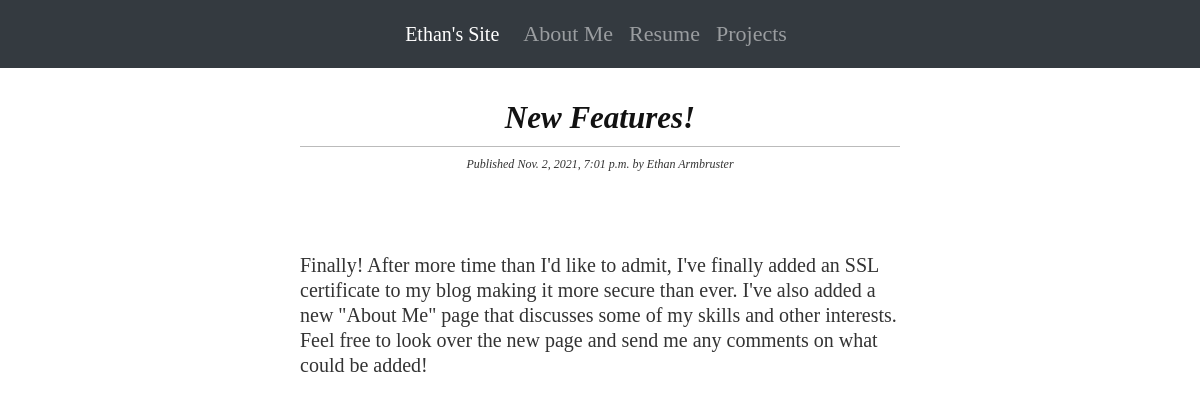
/2021/11/2/new_feat_11_2_2021, run on the app's committed database.
### functionality/models.py (models this page shows, shortened)
class Post(models.Model):
    STATUS_CHOICES = (
        ('draft', 'Draft'), ('published', 'Published'),
    )
    title = models.CharField(max_length=500)
    slug = models.SlugField(max_length=500, unique_for_date='publish')
    author = models.ForeignKey(User, on_delete=models.CASCADE, related_name='blog_posts')
    body = RichTextField(blank=True, null=True)
    publish = models.DateTimeField(default=django.utils.timezone.now)
    created = models.DateTimeField(auto_now_add=True)
    updated = models.DateTimeField(auto_now=True)
    status = models.CharField(max_length=10, choices=STATUS_CHOICES, default='draft')
    objects = models.Manager()
    published = PublishedManager()
    class Meta:
        ordering = ('-publish',)

### functionality/views.py (the view)
# urls.py: path('<int:year>/<int:month>/<int:day>/<slug:post>', views.post_detail,
def post_detail(request, year, month, day, post):
    post = get_object_or_404(Post, slug = post, status = 'published', publish__year = year, publish__month = month, publish__day = day)
    return render(request, 'html/detail.html', {'post': post})

### functionality/templates/html/detail.html (shortened to what this page needs)
{% extends "html/base.html" %}
{% load static %}
{% load tz %}
{% block content %}
    <div class="detail_post_header">
        <h1 class="times ">{{ post.title }}</h1>
        <p class="date ">
            Published {{ post.publish|timezone:"America/New_York" }}
            by {{ post.author.first_name }} {{ post.author.last_name }}
        </p>
    </div>
    <div class="center_page ">
        <p class="times_info">
            {{ post.body|safe|linebreaksbr }}
        </p>
    </div>
{% endblock %}

### functionality/static/css/blog.css (style rules this page uses)
.times { color: #121212; font-family: 'times new roman', serif; font-weight: 700; font-style: italic; font-size: 1.9375rem; line-height: 2.25rem; }
.detail_post_header { margin-top: 2rem; margin-bottom: 5rem; font-size: 40px; text-align: center; }
.times_info { font-style: normal; font-stretch: normal; margin-bottom: 1.25rem; color: #333; font-family: 'times new roman', serif; font-weight: 300; font-size: 1.25rem; line-height: 1.5625rem; }
body { margin: 0; padding: 0; font-family: helvetica, sans-serif; }
h1 { font-weight: normal; border-bottom: 1px solid #bbb; padding: 0 0 10px 0; }
p.date { color: #333333; font-family: georgia, serif; font-size: 12px; font-style: italic; }

### functionality/static/css/home.css (style rules this page uses)
.center_page { margin: 0 auto; }

### data on the page
Post: title "New Features!", publish "Nov. 2, 2021, 7:01 p.m.", author.first_name "Ethan", author.last_name "Armbruster", body "Finally! After more time than I'd like to admit, I've finally added an SSL certificate to my blog making it more secure than ever. I've also added a new \"About Me\" page that discusses some of my skills and other interests. Feel free to look over the new page and send me any comments on what could be added!"
